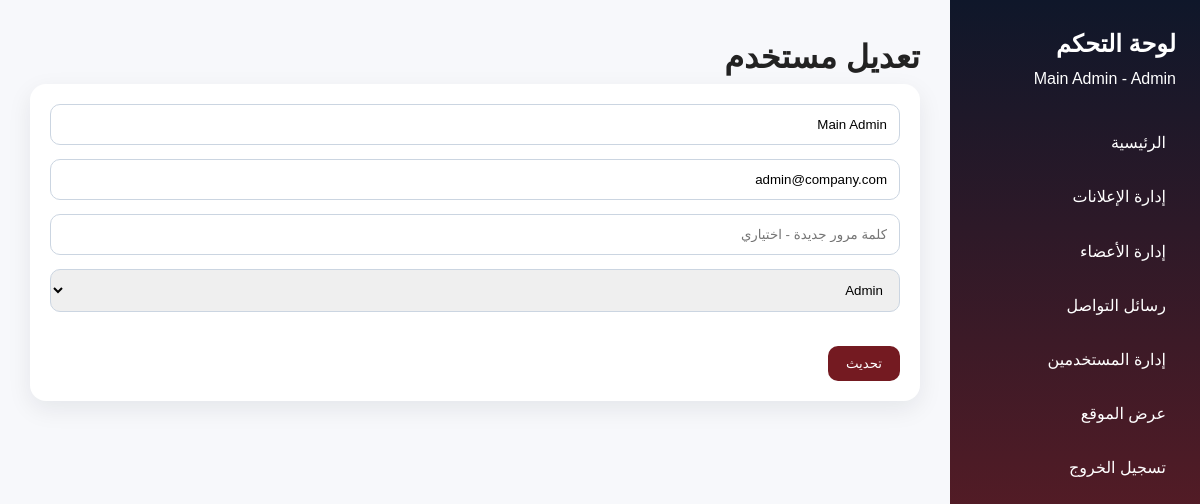
Page /admin/user-edit.php?id=1 (signed in) on the earlier database version.
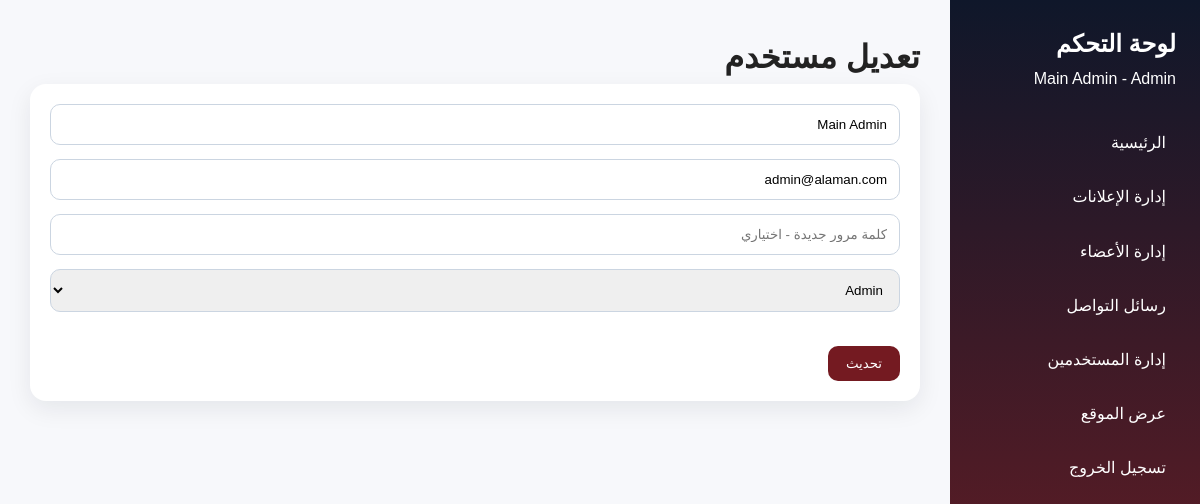
Same page on the later database version.
### tables this page shows
CREATE TABLE `users` (
  `id` int(11) NOT NULL,
  `name` varchar(120) NOT NULL,
  `email` varchar(150) NOT NULL,
  `password` varchar(255) NOT NULL,
  `role` enum('Admin','Editor') NOT NULL DEFAULT 'Editor',
  `created_at` timestamp NOT NULL DEFAULT current_timestamp()
);

### includes/functions.php (called while the page is built, shortened)
<?php
function e($value) {
    return htmlspecialchars($value ?? '', ENT_QUOTES, 'UTF-8');
}

### admin/user-edit.php (the view, shortened to what this page needs)
<?php require_once 'auth.php'; requireAdmin();
$id=(int)($_GET['id']??0);$stmt=$pdo->prepare('SELECT * FROM users WHERE id=?');$stmt->execute([$id]);$item=$stmt->fetch();if(!$item){header('Location: users.php');exit;}
require_once 'header.php'; ?>
<div class="admin-layout"><?php require_once 'sidebar.php'; ?><main class="admin-content"><h1>تعديل مستخدم</h1><?php if($error): ?><div class="alert error"><?= e($error) ?></div><?php endif; ?><form method="POST" class="card"><input class="form-control" name="name" value="<?= e($item['name']) ?>" required><input class="form-control" type="email" name="email" value="<?= e($item['email']) ?>" required><input class="form-control" type="password" name="password" placeholder="كلمة مرور جديدة - اختياري"><select class="form-control" name="role"><option value="Editor" <?= $item['role']==='Editor'?'selected':'' ?>>Editor</option><option value="Admin" <?= $item['role']==='Admin'?'selected':'' ?>>Admin</option></select><button class="btn">تحديث</button></form></main></div></body></html>

Differences in the rows shown:
changed users "Main Admin": email "admin@company.com" → "admin@alaman.com"
